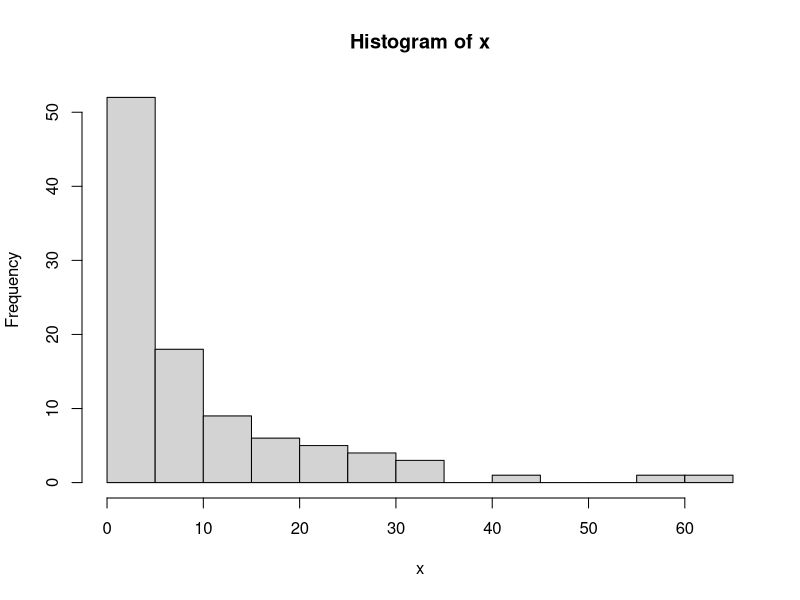
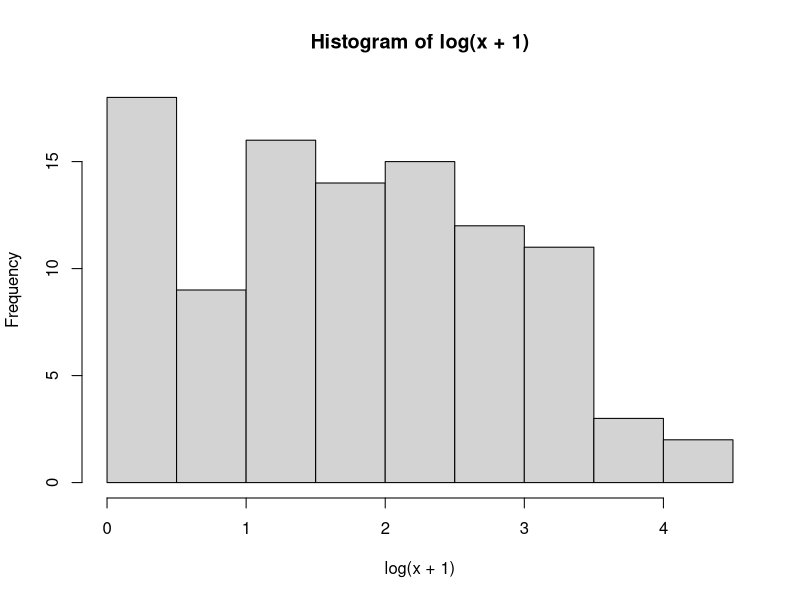

Recreate these plots in R, in order.
## ---- chunk 1
set.seed(123)
x <- rnbinom(100, mu = 10, size = 0.5)
x
## ---- chunk 2
mean(x)
var(x)
## ---- chunk 3
h1 <- hist(x, breaks ='FD', plot = TRUE)
## ---- chunk 4
h2 <- hist(log(x+1), plot = TRUE) 
